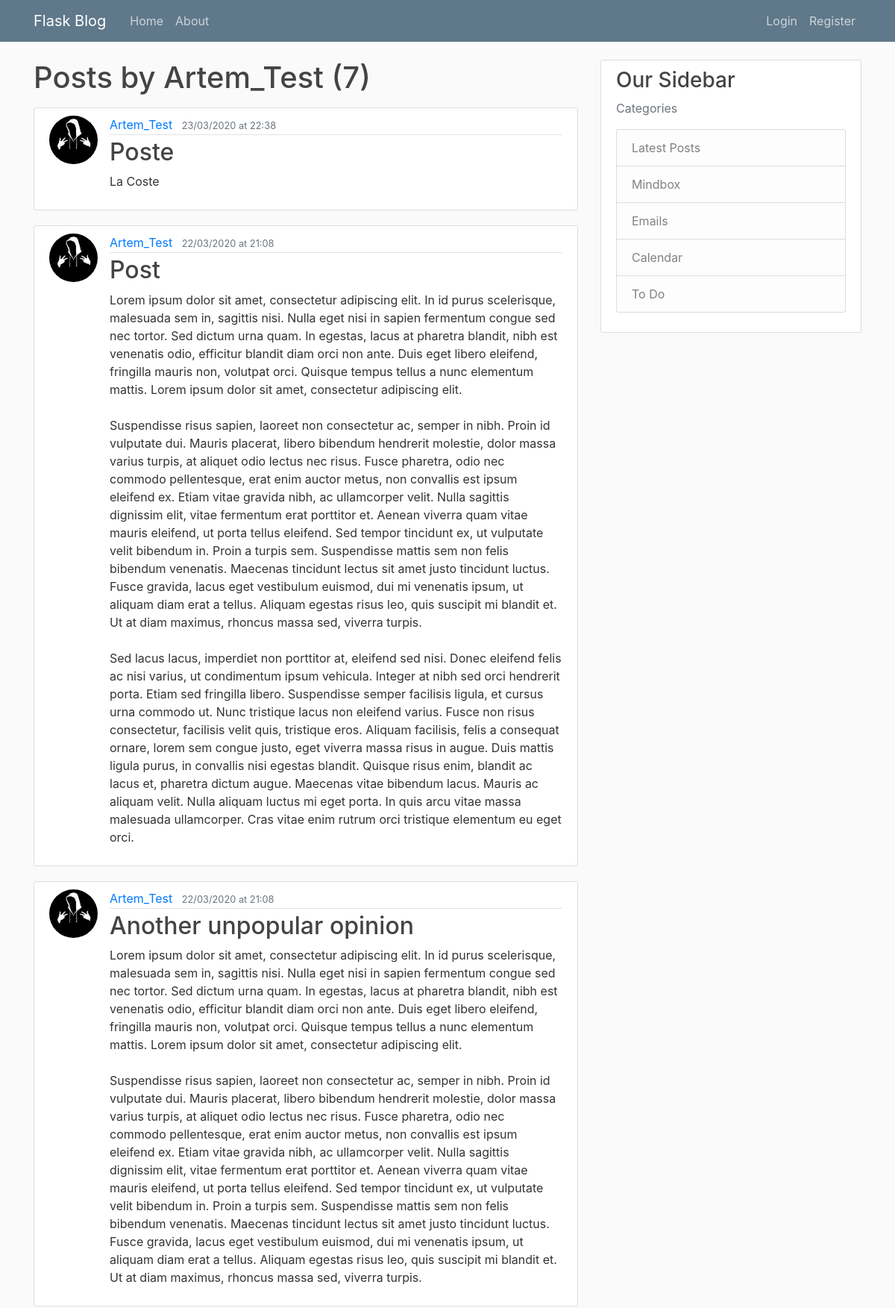
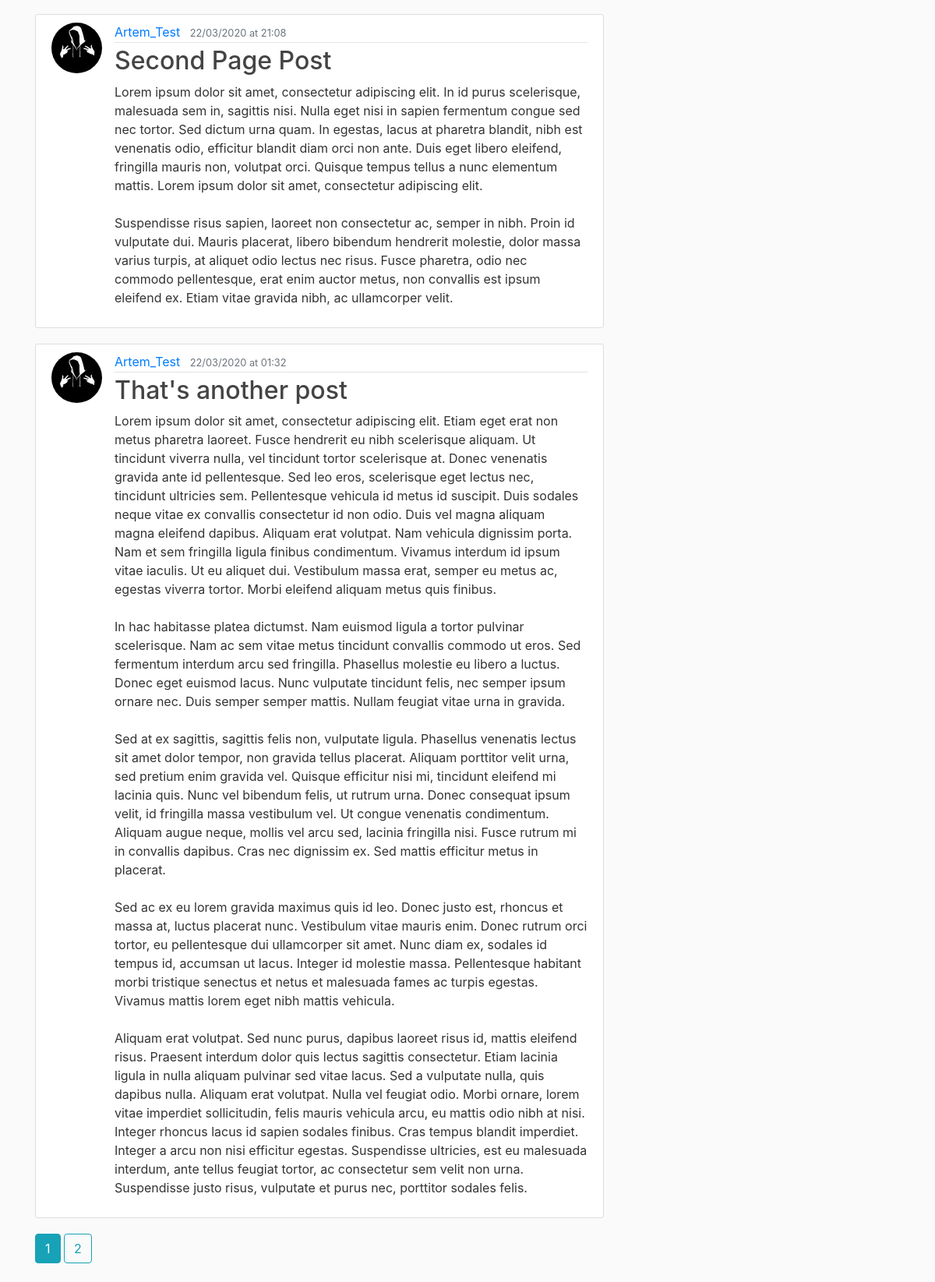
Screenshot of /user/Artem_Test with the database file from the repository (2 pictures, top to bottom).
### flaskblog/models.py (models this page shows, shortened)
class User(db.Model, UserMixin):
    id = db.Column(db.Integer, primary_key=True)
    username = db.Column(db.String(20), unique=True, nullable=False)
    email = db.Column(db.String(120), unique=True, nullable=False)
    image_file = db.Column(db.String(20), nullable=False, default='default.jpg')
    password = db.Column(db.String(60), nullable=False)
    posts = db.relationship('Post', backref='author', lazy=True)

class Post(db.Model):
    id = db.Column(db.Integer, primary_key=True)
    title = db.Column(db.String(120), nullable=False)
    date_posted = db.Column(db.DateTime, nullable=False, default=datetime.now(timezone('Europe/Moscow')))
    content = db.Column(db.Text, nullable=False)
    user_id = db.Column(db.Integer, db.ForeignKey('user.id'), nullable=False)

### flaskblog/users/routes.py (the view)
@users.route('/user/<string:username>')
def user_posts(username):
    page = request.args.get('page', 1, type=int)
    user = User.query.filter_by(username=username).first_or_404()
    posts = Post.query.filter_by(author=user)\
        .order_by(Post.date_posted.desc())\
        .paginate(page=page, per_page=5)
    return render_template('user_posts.html', posts=posts, user=user)

### flaskblog/templates/user_posts.html
{% extends "layout.html" %}
{%  block content %}
    <h1 class="mb-3">Posts by {{ user.username }} ({{ posts.total }})</h1>
    {% for post in posts.items %}
        <article class="media content-section">
            <img class="rounded-circle article-img" src="{{ url_for('static', filename='profile_pics/' + post.author.image_file) }}">
            <div class="media-body">
                <div class="article-metadata">
                    <a class="mr-2" href="{{ url_for('users.user_posts', username=post.author.username) }}">{{ post.author.username }}</a>
                        <small class="text-muted">{{ post.date_posted.strftime('%d/%m/%Y at %R') }}</small>
                </div>
                <h2><a class="article-title" href="{{ url_for('posts.post', post_id=post.id) }}">{{ post.title }}</a></h2>
                <p class="article-content">{{ post.content }}</p>
            </div>
        </article>
    {% endfor %}
    {% for page_num in posts.iter_pages(left_edge=1, right_edge=1, left_current=2, right_current=3) %}
        {% if page_num %}
            {% if posts.page == page_num %}
                <a class="btn btn-info mb-4" href="{{ url_for('users.user_posts',username=user.username, page=page_num) }}">{{ page_num }}</a>
            {% else %}
                <a class="btn btn-outline-info mb-4" href="{{ url_for('users.user_posts',username=user.username, page=page_num) }}">{{ page_num }}</a>
            {% endif %}
        {% else %}
            ...
        {% endif %}
    {% endfor %}
{% endblock content%}

### flaskblog/static/main.css (style rules this page uses)
body { background: #fafafa; color: #333333; margin-top: 5rem; }
h1, h2, h3, h4, h5, h6 { color: #444444; }
.content-section { background: #ffffff; padding: 10px 20px; border: 1px solid #dddddd; border-radius: 3px; margin-bottom: 20px; }
.article-title { color: #444444; }
.article-content { white-space: pre-line; }
.article-img { height: 65px; width: 65px; margin-right: 16px; }
.article-metadata { padding-bottom: 1px; margin-bottom: 4px; border-bottom: 1px solid #e3e3e3 }

### rows the page displays
User: username "Artem_Test"
Post: image_file (picture), author.username "Artem_Test", date_posted "23/03/2020 at 22:38", title "Poste", content "La Coste"
Post: image_file (picture), author.username "Artem_Test", date_posted "22/03/2020 at 21:08", title "Post", content "Lorem ipsum dolor sit amet, consectetur adipiscing elit. In id purus scelerisque, malesuada sem in, sagittis nisi. Nulla eget nisi in sapien fermentum congue sed nec tortor. Sed dictum urna quam. In egestas, lacus at pharetra blandit, nibh est venenatis odio, efficitur blandit diam orci non ante. Duis eget libero eleifend, fringilla mauris non, volutpat orci. Quisque tempus tellus a nunc elementum mattis. Lorem ipsum dolor sit amet, consectetur adipiscing elit. Suspendisse risus sapien, laoreet non consectetur ac, semper in nibh. Proin id vulputate dui. Mauris placerat, libero bibendum hendrerit molestie, dolor massa varius turpis, at aliquet odio lectus nec risus. Fusce pharetra, odio nec…"
Post: image_file (picture), author.username "Artem_Test", date_posted "22/03/2020 at 21:08", title "Another unpopular opinion", content "Lorem ipsum dolor sit amet, consectetur adipiscing elit. In id purus scelerisque, malesuada sem in, sagittis nisi. Nulla eget nisi in sapien fermentum congue sed nec tortor. Sed dictum urna quam. In egestas, lacus at pharetra blandit, nibh est venenatis odio, efficitur blandit diam orci non ante. Duis eget libero eleifend, fringilla mauris non, volutpat orci. Quisque tempus tellus a nunc elementum mattis. Lorem ipsum dolor sit amet, consectetur adipiscing elit. Suspendisse risus sapien, laoreet non consectetur ac, semper in nibh. Proin id vulputate dui. Mauris placerat, libero bibendum hendrerit molestie, dolor massa varius turpis, at aliquet odio lectus nec risus. Fusce pharetra, odio nec…"
Post: image_file (picture), author.username "Artem_Test", date_posted "22/03/2020 at 21:08", title "Second Page Post", content "Lorem ipsum dolor sit amet, consectetur adipiscing elit. In id purus scelerisque, malesuada sem in, sagittis nisi. Nulla eget nisi in sapien fermentum congue sed nec tortor. Sed dictum urna quam. In egestas, lacus at pharetra blandit, nibh est venenatis odio, efficitur blandit diam orci non ante. Duis eget libero eleifend, fringilla mauris non, volutpat orci. Quisque tempus tellus a nunc elementum mattis. Lorem ipsum dolor sit amet, consectetur adipiscing elit. Suspendisse risus sapien, laoreet non consectetur ac, semper in nibh. Proin id vulputate dui. Mauris placerat, libero bibendum hendrerit molestie, dolor massa varius turpis, at aliquet odio lectus nec risus. Fusce pharetra, odio nec…"
Post: image_file (picture), author.username "Artem_Test", date_posted "22/03/2020 at 01:32", title "That's another post", content "Lorem ipsum dolor sit amet, consectetur adipiscing elit. Etiam eget erat non metus pharetra laoreet. Fusce hendrerit eu nibh scelerisque aliquam. Ut tincidunt viverra nulla, vel tincidunt tortor scelerisque at. Donec venenatis gravida ante id pellentesque. Sed leo eros, scelerisque eget lectus nec, tincidunt ultricies sem. Pellentesque vehicula id metus id suscipit. Duis sodales neque vitae ex convallis consectetur id non odio. Duis vel magna aliquam magna eleifend dapibus. Aliquam erat volutpat. Nam vehicula dignissim porta. Nam et sem fringilla ligula finibus condimentum. Vivamus interdum id ipsum vitae iaculis. Ut eu aliquet dui. Vestibulum massa erat, semper eu metus ac, egestas viverra…"

### other values shown
{{ posts.total }} "7"
{{ page_num }} "1"
{{ page_num }} "2"
